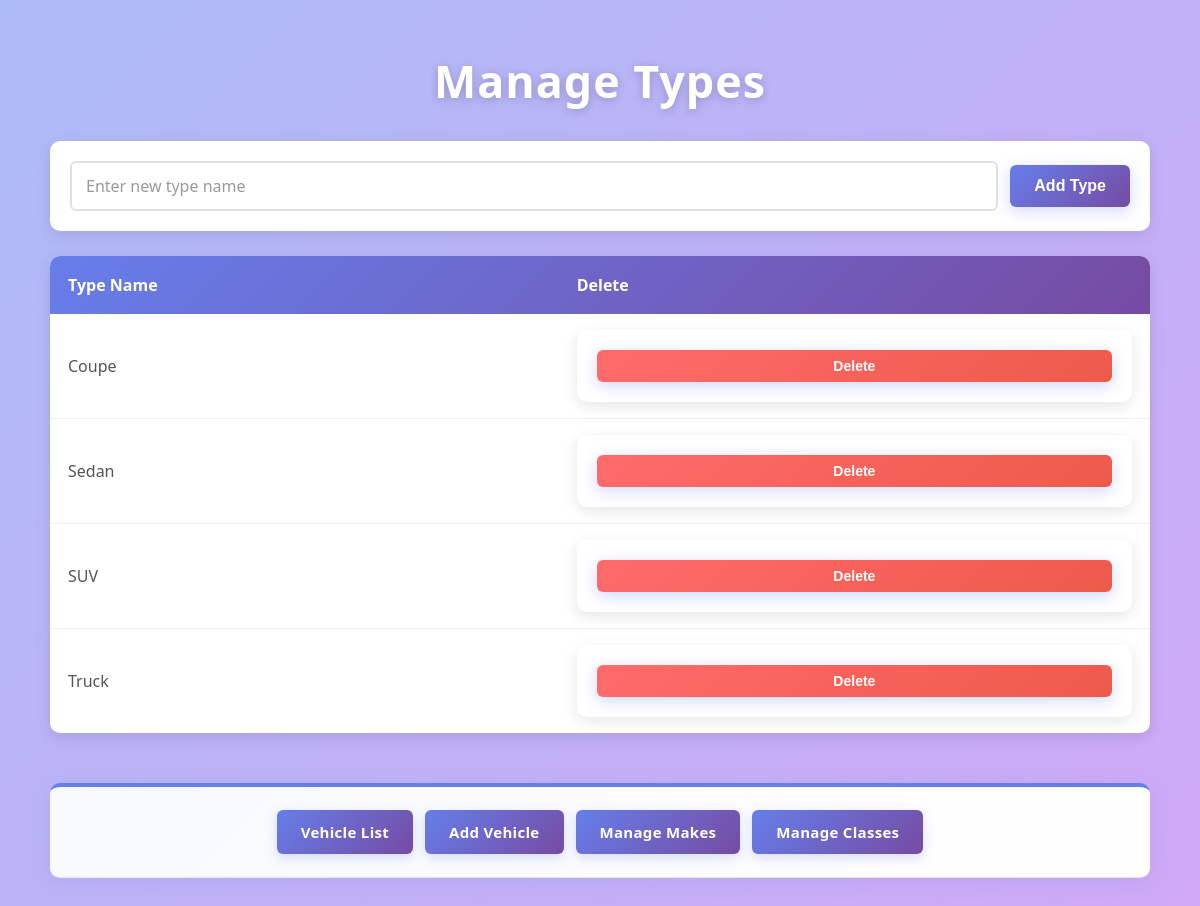
Screenshot of /admin/types.php with the database file from the repository.
### tables this page shows
CREATE TABLE `types` (
  `type_id` int(11) NOT NULL,
  `type_name` varchar(50) NOT NULL
);

### controllers/types.php (called while the page is built, shortened)
<?php
require('../model/types_db.php');
require('../helpers.php');
$types = get_types();
include('../view/types_list.php');
?>

### admin/types.php (called while the page is built)
<?php
require('../controllers/types.php');
?>

### model/types_db.php (called while the page is built, shortened)
<?php
require_once('database.php');
function get_types()
{
    global $db;
    $query = 'SELECT * FROM types ORDER BY type_name';
    $statement = $db->prepare($query);
    $statement->execute();
    return $statement->fetchAll();
}
?>

### view/types_list.php (the view, shortened to what this page needs)
<!DOCTYPE html>
<html>
<head>
    <link rel="stylesheet" href="../css/styles.css">
</head>
<body>
<h1>Manage Types</h1>
<form method="post">
	<input type="text" name="type_name" placeholder="Enter new type name" required>
	<button type="submit">Add Type</button>
</form>
<div class="table-wrapper">
	<table>
		<thead>
			<tr>
				<th>Type Name</th>
				<th>Delete</th>
			</tr>
		</thead>
		<tbody>
			<?php foreach ($types as $type): ?>
				<tr>
					<td><?= $type['type_name'] ?></td>
					<td>
						<form method="post" style="margin: 0;">
							<button type="submit">Delete</button>
						</form>
					</td>
				</tr>
			<?php endforeach; ?>
		</tbody>
	</table>
</div>
</body>
</html>

### css/styles.css (style rules this page uses)
* { box-sizing: border-box; }
body { font-family: 'Segoe UI', Tahoma, Geneva, Verdana, sans-serif; background: linear-gradient(135deg, #adbbf7 0%, #d0a9f7 100%); color: #333; margin: 0; padding: 20px; min-height: 100vh; }
h1, form, h3, .table-wrapper, p, .admin-header, .content-wrapper { max-width: 1100px; margin-left: auto; margin-right: auto; }
h1 { color: white; text-align: center; margin-bottom: 30px; font-size: 2.8em; text-shadow: 0 2px 10px rgba(0, 0, 0, 0.2); letter-spacing: 1px; }
form { background: white; padding: 20px; border-radius: 10px; margin-bottom: 20px; box-shadow: 0 4px 15px rgba(0, 0, 0, 0.1); display: flex; gap: 12px; flex-wrap: wrap; align-items: center; }
input, select { font-size: 16px; padding: 12px 14px; border: 2px solid #e0e0e0; border-radius: 6px; font-family: inherit; transition: all 0.3s ease; flex: 1; min-width: 180px; }
input::placeholder { color: #999; }
button { background: linear-gradient(135deg, #667eea 0%, #764ba2 100%); color: white; border: 0; border-radius: 6px; padding: 12px 24px; font-size: 16px; font-weight: 600; cursor: pointer; transition: all 0.3s ease; white-space: nowrap; box-shadow: 0 4px 15px rgba(102, 126, 234, 0.3); }
.table-wrapper { overflow-x: auto; background: white; border-radius: 10px; box-shadow: 0 4px 15px rgba(0, 0, 0, 0.1); margin: 25px auto; }
table { width: 100%; border-collapse: collapse; }
thead { background: linear-gradient(135deg, #667eea 0%, #764ba2 100%); color: white; font-weight: 600; }
th { padding: 18px; text-align: left; font-size: 1em; }
td { padding: 16px 18px; border-bottom: 1px solid #f0f0f0; color: #555; }
tbody tr { transition: all 0.2s ease; }
tbody tr:last-child td { border-bottom: none; }
td button { padding: 8px 14px; font-size: 14px; background: linear-gradient(135deg, #ff6b6b 0%, #ee5a4a 100%); width: 100%; }

### rows the page displays
types: type_name "Coupe"
types: type_name "Sedan"
types: type_name "SUV"
types: type_name "Truck"

### other values shown
$item['label'] "Vehicle List"
$item['label'] "Add Vehicle"
$item['label'] "Manage Makes"
$item['label'] "Manage Classes"
